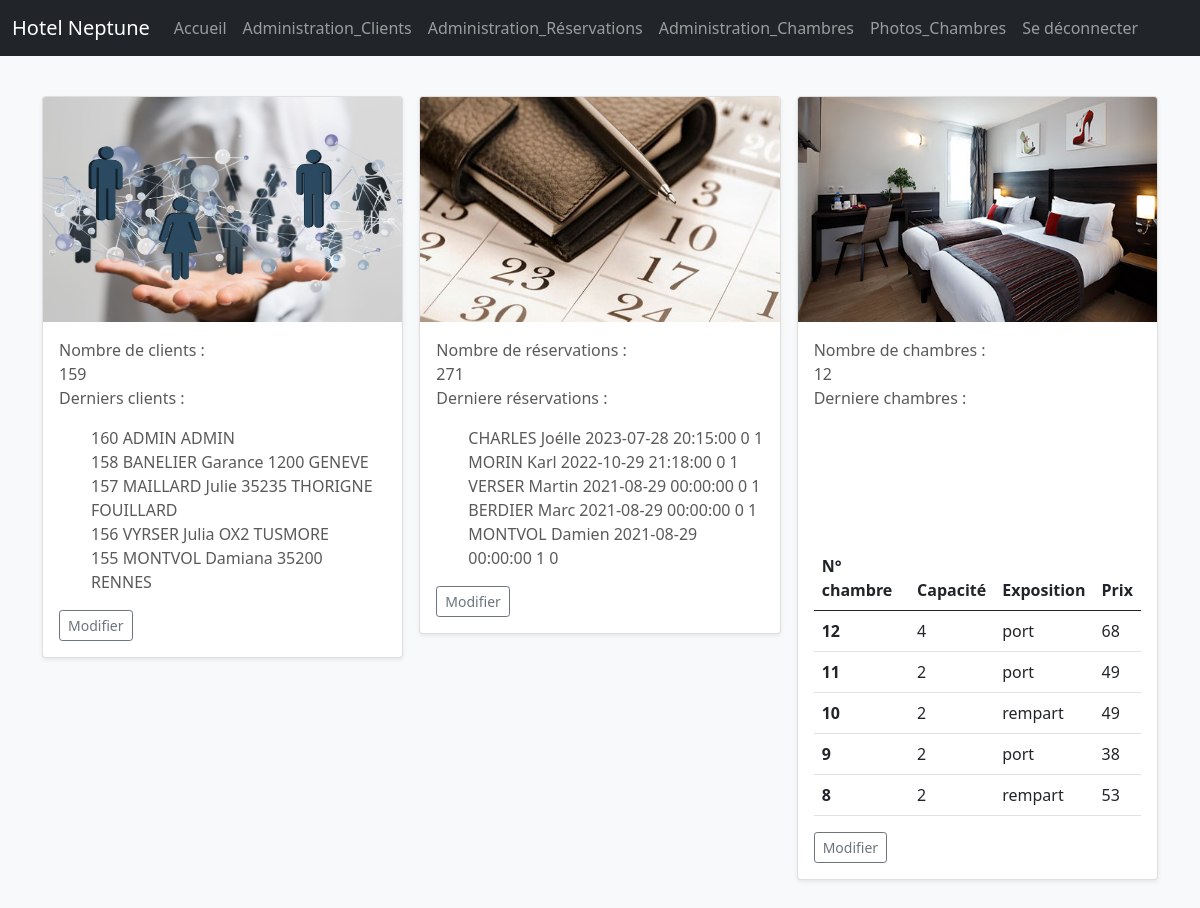
Screenshot of /Admin/accueiladmin.php with the database file from the repository.
### tables this page shows
CREATE TABLE IF NOT EXISTS `clients` (
  `id` int NOT NULL AUTO_INCREMENT,
  `civilite` varchar(20) NOT NULL,
  `nom` varchar(100) NOT NULL,
  `prenom` varchar(70) NOT NULL,
  `adresse` varchar(200) DEFAULT NULL,
  `codePostal` varchar(10) DEFAULT NULL,
  `ville` varchar(200) DEFAULT NULL,
  `pays_id` int DEFAULT NULL,
  `email` varchar(100) DEFAULT NULL,
  `pass` varchar(100) DEFAULT NULL,
  PRIMARY KEY (`id`),
  KEY `pays_id` (`pays_id`)
);

CREATE TABLE IF NOT EXISTS `planning` (
  `id_res` int NOT NULL AUTO_INCREMENT,
  `chambre_id` int NOT NULL,
  `jour` datetime NOT NULL,
  `acompte` int NOT NULL DEFAULT '0',
  `paye` int NOT NULL DEFAULT '0',
  `client_id` int NOT NULL,
  PRIMARY KEY (`chambre_id`,`jour`,`client_id`),
  KEY `client_id` (`client_id`),
  KEY `2` (`id_res`)
);

CREATE TABLE IF NOT EXISTS `chambres` (
  `id_cham` int NOT NULL AUTO_INCREMENT,
  `capacite` int NOT NULL,
  `exposition` varchar(20) DEFAULT NULL,
  `douche` int NOT NULL DEFAULT '0',
  `etage` int NOT NULL,
  `tarif_id` int DEFAULT NULL,
  `avatar` varchar(100) NOT NULL,
  PRIMARY KEY (`id_cham`),
  KEY `tarif_id` (`tarif_id`)
);

CREATE TABLE IF NOT EXISTS `tarifs` (
  `id` int NOT NULL AUTO_INCREMENT,
  `prix` double NOT NULL,
  `libelle` varchar(50) DEFAULT NULL,
  PRIMARY KEY (`id`)
);

### Admin/accueiladmin.php (the view, shortened to what this page needs)
<?php
    require 'headeradmin.php';
?>
  <?php
  $bdd->setAttribute(PDO::ATTR_ERRMODE, PDO::ERRMODE_EXCEPTION);
$res = $bdd->query('SELECT count(*) as nb from clients');
$data = $res->fetch();
$nb = $data['nb'];
$last = $bdd->query('SELECT * FROM clients ORDER BY id DESC LIMIT 0,5');
$rese = $bdd->query('SELECT count(*) as nbr from planning');
$datare = $rese->fetch();
$nbr = $datare['nbr'];
$clientxres = $bdd->query('SELECT jour, acompte, paye, nom, prenom  FROM clients, planning WHERE id = client_id ORDER BY jour DESC LIMIT 0,5');
$cham = $bdd->query('SELECT count(id_cham) as nbre from chambres');
$datare = $cham->fetch();
$nbre = $datare['nbre'];
$tarifsxcham = $bdd->query('SELECT id_cham, capacite, exposition, douche, etage, prix  FROM tarifs, chambres WHERE id = tarif_id ORDER BY id_cham DESC LIMIT 0,5');
?>
    <div class="album py-5 bg-light">
    <div class="container">
      <div class="row row-cols-1 row-cols-sm-2 row-cols-md-3 g-3">
        <div class="col">
          <div class="card shadow-sm">
            <img src="./image/clients.jpg" alt="" class="bd-placeholder-img card-img-top" width="100%" height="225" xmlns="http://www.w3.org/2000/svg" role="img" aria-label="Placeholder: Thumbnail" preserveAspectRatio="xMidYMid slice" focusable="false">
            <div class="card-body">
              <p class="card-text">Nombre de clients :<br> <?php echo $nb; ?> <br> Derniers clients : <br></p>
              <ul><?php while ($l = $last->fetch()){?>
                <tr>
                  <th scope="row"><?= $l['id'] ?></th>
                  <td><?= $l['nom'] ?></td>
                  <td><?= $l['prenom'] ?></td>
                  <td><?= $l['codePostal'] ?></td>
                  <td><?= $l['ville'] ?></td><br>
                </tr><?php } ?></ul>
              <div class="d-flex justify-content-between align-items-center">
                <div class="btn-group">
                <a href="Administration.php" class="btn btn-sm btn-outline-secondary" >Modifier</a>
                </div>
              </div>
            </div>
          </div>
        </div>
        <div class="col">
          <div class="card shadow-sm">
            <img src="./image/reserv.jpg" alt="" class="bd-placeholder-img card-img-top" width="100%" height="225" xmlns="http://www.w3.org/2000/svg" role="img" aria-label="Placeholder: Thumbnail" preserveAspectRatio="xMidYMid slice" focusable="false">
            <div class="card-body">
              <p class="card-text">Nombre de réservations :<br> <?php echo $nbr; ?> <br> Derniere réservations : </p>
              <ul><?php while ($r = $clientxres->fetch()){?>
                <tr>
                  <th scope="row"><?= $r['nom'] ?></th>
                  <td><?= $r['prenom'] ?></td>
                  <td><?= $r['jour'] ?></td>
                  <td><?= $r['acompte'] ?></td>
                  <td><?= $r['paye'] ?></td><br>
                </tr><?php } ?></ul>
              <div class="d-flex justify-content-between align-items-center">
                <div class="btn-group">
                  <a href="Administrationres.php" class="btn btn-sm btn-outline-secondary">Modifier</a>
                </div>
              </div>
            </div>
          </div>
        </div>
        <div class="col">
          <div class="card shadow-sm">
            <img src="./image/chambre.jpg" alt="" class="bd-placeholder-img card-img-top" width="100%" height="225" xmlns="http://www.w3.org/2000/svg" role="img" aria-label="Placeholder: Thumbnail" preserveAspectRatio="xMidYMid slice" focusable="false">
            <div class="card-body">
            <p class="card-text">Nombre de chambres :<br> <?php echo $nbre; ?> <br> Derniere chambres : </p>
            <table class="table">
                <thead>
                <tr>
                    <th scope="col">N° chambre</th>
                    <th scope="col">Capacité</th>
                    <th scope="col">Exposition</th>
                    <th scope="col">Prix</th>
                </tr>
            </thead>
            <tbody>
              <ul><?php while ($t = $tarifsxcham->fetch()){?>
                <tr>
                  <th scope="row"><?= $t['id_cham'] ?></th>
                  <td><?= $t['capacite'] ?></td>
                  <td><?= $t['exposition'] ?></td>
                  <td><?= $t['prix'] ?></td>
                  <br>
                </tr><?php } ?></ul>
                </tbody>
            </table>
              <div class="d-flex justify-content-between align-items-center">
                <div class="btn-group">
                  <a href="Administrationcham.php" class="btn btn-sm btn-outline-secondary">Modifier</a>
                </div>
              </div>
            </div>
          </div>
        </div>
  </div>

### Admin/headeradmin.php (shortened to what this page needs)
<!doctype html>
<html lang="fr">
  <head>
  <link href="https://cdn.jsdelivr.net/npm/bootstrap@5.0.0-beta2/dist/css/bootstrap.min.css" rel="stylesheet">
    <link href="carousel.css" rel="stylesheet">
  </head>
  <body>
<header>
  <nav class="navbar navbar-expand-md navbar-dark fixed-top bg-dark">
    <div class="container-fluid">
      <a class="navbar-brand" href="#">Hotel Neptune</a>
      <div class="collapse navbar-collapse" id="navbarCollapse">
        <ul class="navbar-nav me-auto mb-2 mb-md-0">
          <li class="nav-item active">
            <a class="nav-link" aria-current="page" href="accueiladmin.php">Accueil</a>
          </li>
          <li class="nav-item">
            <a class="nav-link" href="Administration.php" tabindex="-1" aria-disabled="true">Administration_Clients</a>
          </li>
          <li class="nav-item">
            <a class="nav-link" href="Administrationres.php" tabindex="-1" aria-disabled="true">Administration_Réservations</a>
          </li>
          <li class="nav-item">
            <a class="nav-link" href="Administrationcham.php" tabindex="-1" aria-disabled="true">Administration_Chambres</a>
          </li>
          <li class="nav-item">
            <a class="nav-link" href="photochambre.php" tabindex="-1" aria-disabled="true">Photos_Chambres</a>
          </li>
          <li class="nav-item">
            <a class="nav-link" href="../connexion/deconnexion.php">Se déconnecter</a>
          </li>
        </ul>
      </div>
    </div>
  </nav>
</header>
<main>

### Admin/carousel.css (style rules this page uses)
body { padding-top: 3rem; padding-bottom: 3rem; color: #5a5a5a; }

### rows the page displays
clients: id "160", nom "ADMIN", prenom "ADMIN"
clients: id "158", nom "BANELIER", prenom "Garance", codePostal "1200", ville "GENEVE"
clients: id "157", nom "MAILLARD", prenom "Julie", codePostal "35235", ville "THORIGNE FOUILLARD"
clients: id "156", nom "VYRSER", prenom "Julia", codePostal "OX2", ville "TUSMORE"
clients: id "155", nom "MONTVOL", prenom "Damiana", codePostal "35200", ville "RENNES"
planning: client.nom "CHARLES", client.prenom "Joélle", jour "2023-07-28 20:15:00", acompte "0", paye "1"
planning: client.nom "MORIN", client.prenom "Karl", jour "2022-10-29 21:18:00", acompte "0", paye "1"
planning: client.nom "VERSER", client.prenom "Martin", jour "2021-08-29 00:00:00", acompte "0", paye "1"
planning: client.nom "BERDIER", client.prenom "Marc", jour "2021-08-29 00:00:00", acompte "0", paye "1"
planning: client.nom "MONTVOL", client.prenom "Damien", jour "2021-08-29 00:00:00", acompte "1", paye "0"
chambres: id_cham "12", capacite "4", exposition "port", tarif.prix "68"
chambres: id_cham "11", capacite "2", exposition "port", tarif.prix "49"
chambres: id_cham "10", capacite "2", exposition "rempart", tarif.prix "49"
chambres: id_cham "9", capacite "2", exposition "port", tarif.prix "38"
chambres: id_cham "8", capacite "2", exposition "rempart", tarif.prix "53"

### other values shown
$nb "159"
$nbr "271"
$nbre "12"
